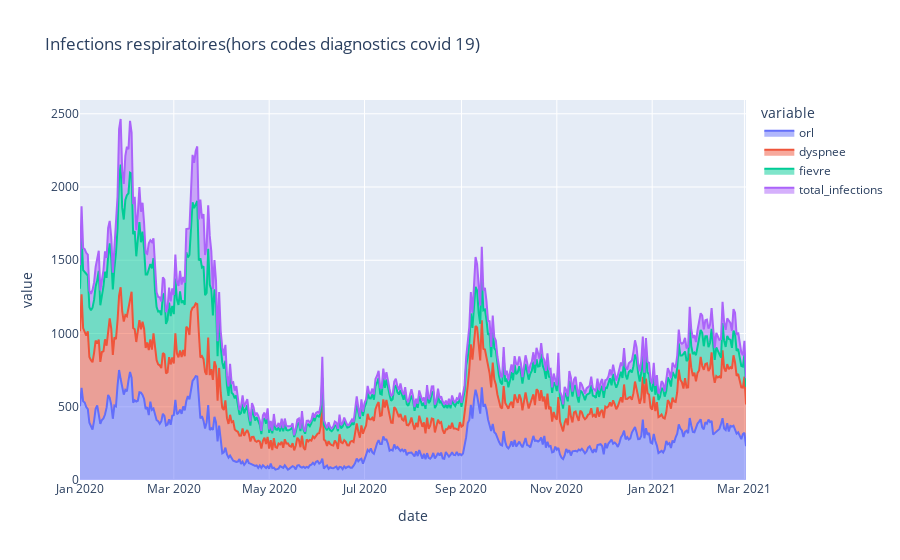

The code cell stored with this chart in its notebook:
### Code cell
import plotly.express as px

fig = px.area(data , x ='date' , y = data.columns , title = 'Infections respiratoires(hors codes diagnostics covid 19)')

fig.show()

### Figure 1 — Plotly figure (JSON) as saved in the notebook; plotly's stock layout.template omitted (floating-point values rounded to 4 significant figures; data arrays with more than 128 entries replaced by an {"elided": "..."} marker saying what was removed)
{"data": [{"hovertemplate": "variable=orl<br>date=%{x}<br>value=%{y}<extra></extra>", "legendgroup": "orl", "line": {"color": "#636efa"}, "mode": "lines", "name": "orl", "orientation": "v", "showlegend": true, "stackgroup": "1", "type": "scatter", "x": {"elided": "427 str values"}, "xaxis": "x", "y": {"elided": "427 int values"}, "yaxis": "y"}, {"hovertemplate": "variable=dyspnee<br>date=%{x}<br>value=%{y}<extra></extra>", "legendgroup": "dyspnee", "line": {"color": "#EF553B"}, "mode": "lines", "name": "dyspnee", "orientation": "v", "showlegend": true, "stackgroup": "1", "type": "scatter", "x": {"elided": "427 str values"}, "xaxis": "x", "y": {"elided": "427 int values"}, "yaxis": "y"}, {"hovertemplate": "variable=fievre<br>date=%{x}<br>value=%{y}<extra></extra>", "legendgroup": "fievre", "line": {"color": "#00cc96"}, "mode": "lines", "name": "fievre", "orientation": "v", "showlegend": true, "stackgroup": "1", "type": "scatter", "x": {"elided": "427 str values"}, "xaxis": "x", "y": {"elided": "427 int values"}, "yaxis": "y"}, {"hovertemplate": "variable=total_infections<br>date=%{x}<br>value=%{y}<extra></extra>", "legendgroup": "total_infections", "line": {"color": "#ab63fa"}, "mode": "lines", "name": "total_infections", "orientation": "v", "showlegend": true, "stackgroup": "1", "type": "scatter", "x": {"elided": "427 str values"}, "xaxis": "x", "y": {"elided": "427 float values"}, "yaxis": "y"}], "layout": {"legend": {"title": {"text": "variable"}, "tracegroupgap": 0}, "title": {"text": "Infections respiratoires(hors codes diagnostics covid 19)"}, "xaxis": {"anchor": "y", "domain": [0, 1], "title": {"text": "date"}}, "yaxis": {"anchor": "x", "domain": [0, 1], "title": {"text": "value"}}}}
